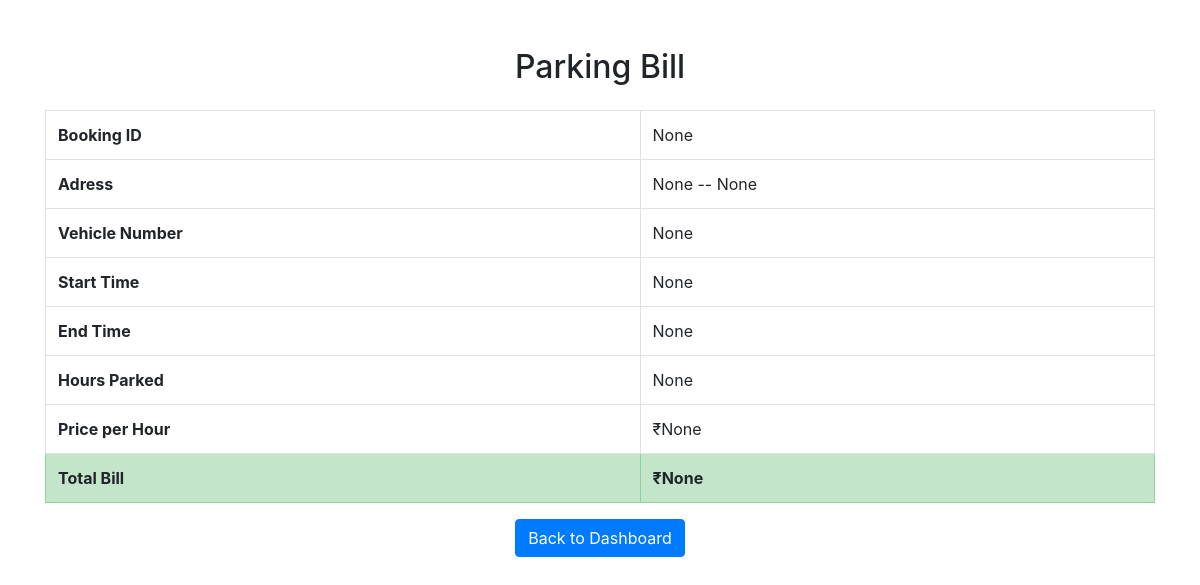
Before: /user/bill/3 (signed in) with the older database file.
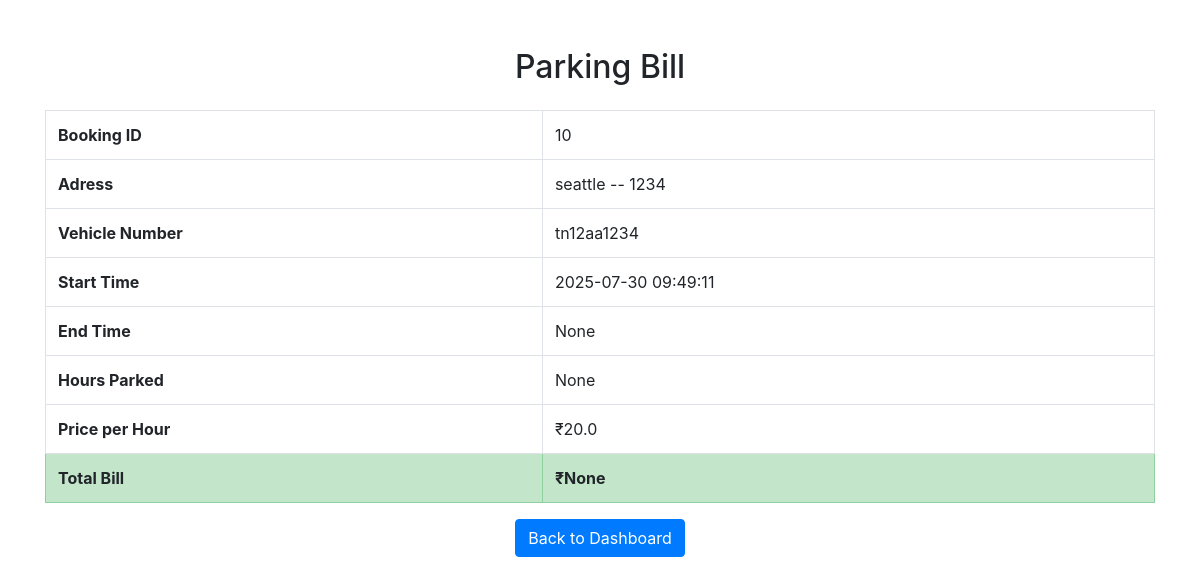
After: the same page with the newer database file.
### tables this page shows
CREATE TABLE Bookings (
              booking_id  INTEGER PRIMARY KEY AUTOINCREMENT,
              spot_id     INTEGER NOT NULL,
              vehicle_id  INTEGER NOT NULL,
              start_time  DATETIME NOT NULL DEFAULT CURRENT_TIMESTAMP,
              end_time    DATETIME,
              status      TEXT    NOT NULL DEFAULT 'Booked'
                           CHECK(status IN ('Booked','Completed','Cancelled')),
              duration_hours Float Default NULL,
              total_amount Float Default NULL,
              FOREIGN KEY(spot_id)    REFERENCES ParkingSpots(spot_id)
                ON DELETE CASCADE,
              FOREIGN KEY(vehicle_id) REFERENCES Vehicles(vehicle_id)
                ON DELETE CASCADE
            );

CREATE TABLE ParkingLots (
              lot_id         INTEGER PRIMARY KEY AUTOINCREMENT,
              address        TEXT    NOT NULL,
              pin_code       TEXT,
              price_per_hour REAL    NOT NULL,
              max_spots      INTEGER NOT NULL,
              created_at     DATETIME DEFAULT CURRENT_TIMESTAMP,
              free_spots   INTEGER NOT NULL
            );

CREATE TABLE Vehicles (
              vehicle_id     INTEGER PRIMARY KEY AUTOINCREMENT,
              user_id        INTEGER NOT NULL,
              vehicle_number TEXT    NOT NULL,
              FOREIGN KEY(user_id) REFERENCES Users(user_id)
                ON DELETE CASCADE
            );

### app.py (the view)
@app.route('/user/bill/<int:spotid>', methods=['GET', 'POST'])
def bill_details(spotid):
    details = for_bill(session.get('user_id'), spotid)
    return render_template('billDisplay.html', spot=details)

### templates/billDisplay.html (shortened to what this page needs)
<!DOCTYPE html>
<html lang="en">
<head>
    <link rel="stylesheet" href="https://cdn.jsdelivr.net/npm/bootstrap@4.6.0/dist/css/bootstrap.min.css">
</head>
<body>
<div class="container mt-5">
    <h2 class="text-center mb-4">Parking Bill</h2>
    <table class="table table-bordered">
        <tr>
            <th>Booking ID</th>
            <td>{{ spot[0] }}</td>
        </tr>
        <tr>
            <th>Adress</th>
            <td>{{ spot[5] }} -- {{ spot[6] }}</td>
        </tr>
        <tr>
            <th>Vehicle Number</th>
            <td>{{ spot[1] }}</td>
        </tr>
        <tr>
            <th>Start Time</th>
            <td>{{ spot[8] }}</td>
        </tr>
        <tr>
            <th>End Time</th>
            <td>{{ spot[9] }}</td>
        </tr>
        <tr>
            <th>Hours Parked</th>
            <td>{{ spot[11] }}</td>
        </tr>
        <tr>
            <th>Price per Hour</th>
            <td>₹{{ spot[10] }}</td>
        </tr>
        <tr class="table-success">
            <th>Total Bill</th>
            <td><strong>₹{{ spot[12] }}</strong></td>
        </tr>
    </table>
    <div class="text-center">
        <a href="{{ url_for('dashboard', userid=spot[2]) }}" class="btn btn-primary">Back to Dashboard</a>
    </div>
</div>
</body>
</html>

Changed rows visible on the page:
added Bookings: booking_id "10", start_time "2025-07-30 09:49:11"
now on this page (row edited): ParkingLots: address "seattle"
now on this page (row unchanged): Vehicles: vehicle_number "tn12aa1234"
Other visible differences:
{{ spot[6] }}: "None" → "1234"
{{ spot[10] }}: "None" → "20.0"
{{ spot[0] }}: "None" → (not shown)
{{ spot[5] }}: "None" → (not shown)
{{ spot[1] }}: "None" → (not shown)
{{ spot[8] }}: "None" → (not shown)
